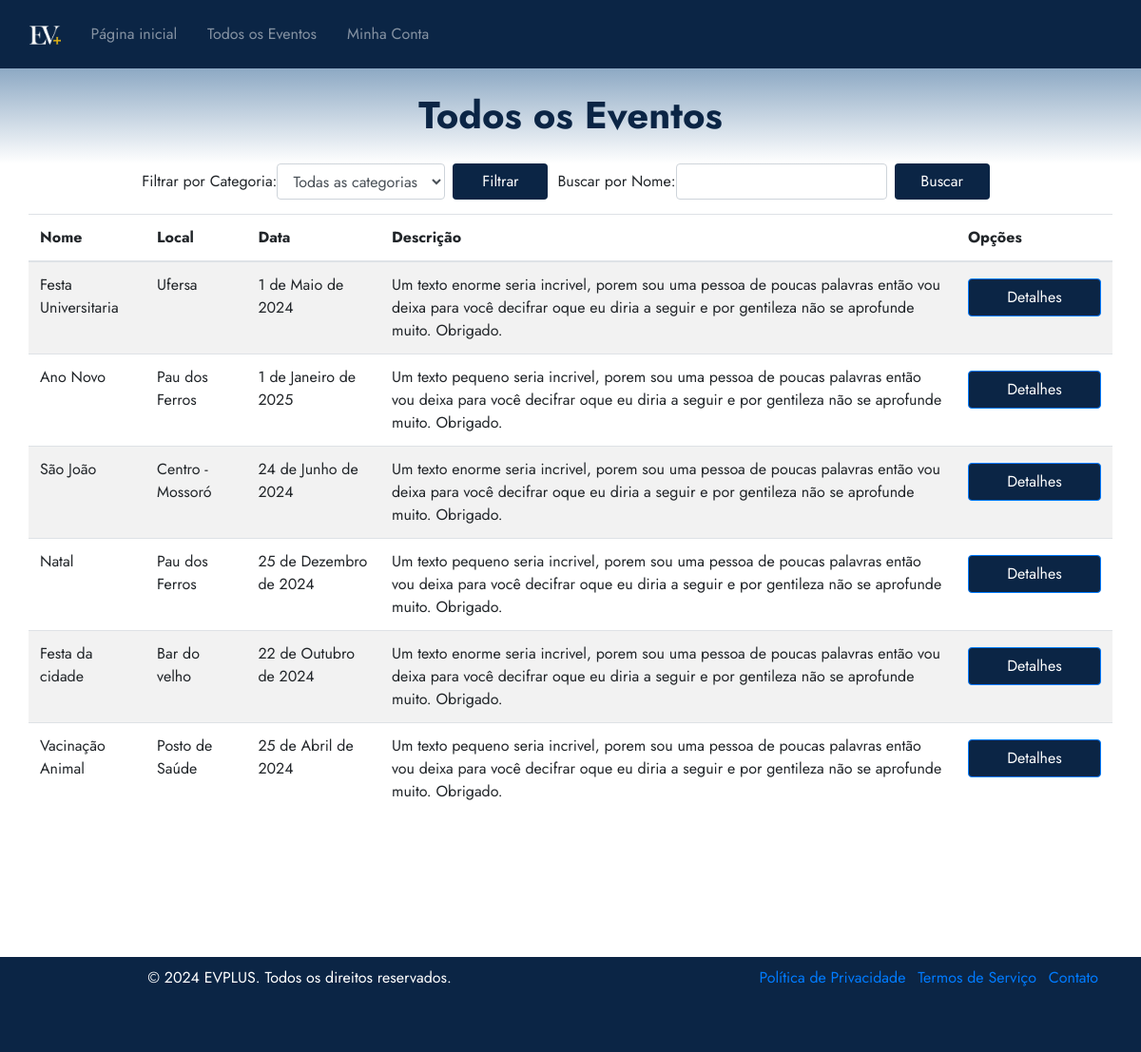
Before: /eventos/todos-eventos/ with the older database file.
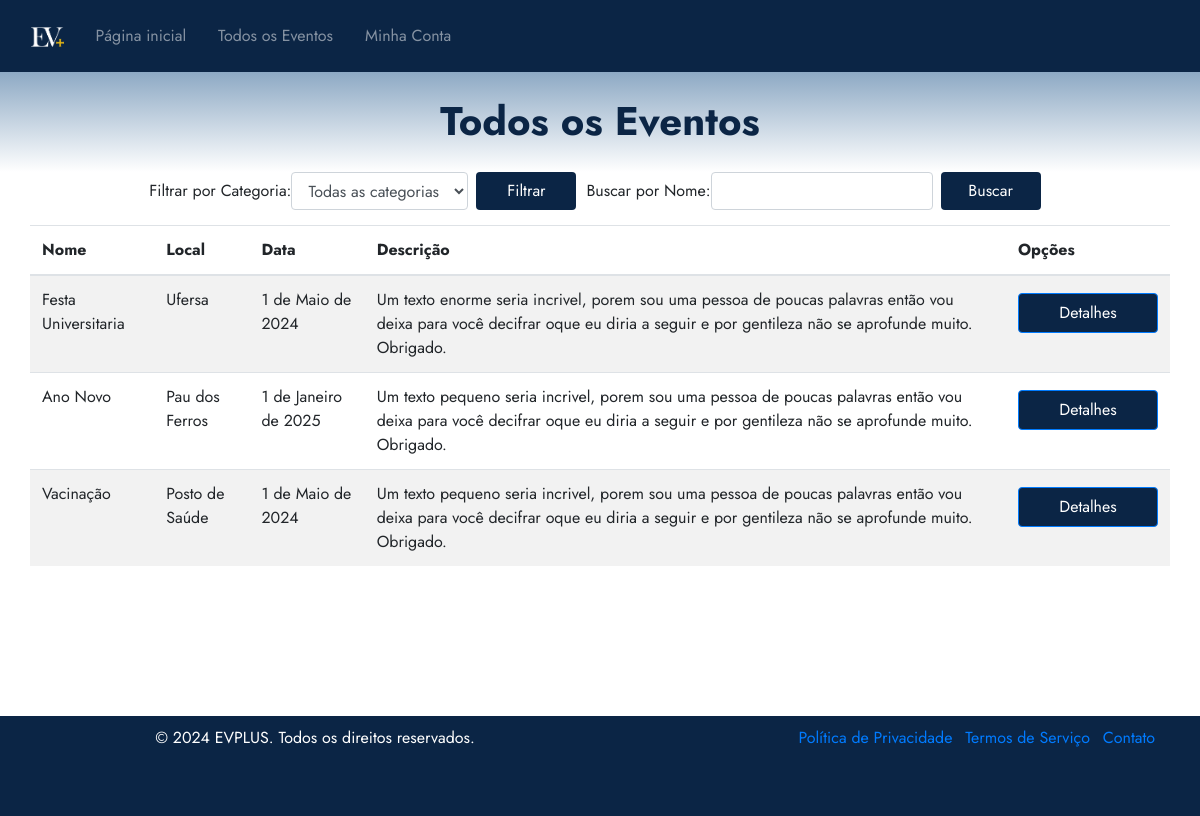
After: the same page with the newer database file.
### eventos/models.py (models this page shows, shortened)
class Evento(models.Model):
    user = models.ForeignKey(User, on_delete=models.CASCADE)
    clients = models.ManyToManyField(User, through='Inscricao', related_name='eventos')
    name = models.CharField(max_length=100)
    description = models.TextField()
    local = models.CharField(max_length=100)
    date = models.DateField()
    time = models.TimeField()
    category = models.CharField(max_length=100)
    banner = models.ImageField(null=True, blank=True, upload_to='banners/')
    limite_inscricoes = models.PositiveIntegerField(null=True, blank=True, verbose_name="Limite de Inscrições")
    finalizado = models.BooleanField(default=False)
    certificados = models.ManyToManyField(User, through='Certificado', related_name='eventos_certificados')
    avaliacoes = models.ManyToManyField(User, through='Avaliacao', related_name='eventos_avaliados')

### eventos/views.py (the view)
# urls.py: path('todos-eventos/', views.listarTodosEventos, name='todos_eventos'),
def listarTodosEventos(request):
    categoria = request.GET.get('categoria')
    nome = request.GET.get('nome')
    eventosDisponiveis = Evento.objects.filter(finalizado=False)
    if categoria:
        eventosDisponiveis = eventosDisponiveis.filter(category=categoria)
    if nome:
        eventosDisponiveis = eventosDisponiveis.filter(name__icontains=nome)
    return render(request, 'todosEventos.html', {'eventos': eventosDisponiveis})

### eventos/templates/todosEventos.html (shortened to what this page needs)
{% extends 'base.html' %}
{% load static %}
{% block 'head' %}
    <link rel="stylesheet" href="{% static 'eventos/css/todosEventos.css' %}">
{% endblock %}
{% block 'dashboard' %}
    <div class="container">
        <div class="row">
            <div class="col-md-12">
                <form method="GET" action="{% url 'eventos:todos_eventos' %}" class="form-inline">
                    <div class="form-group mr-2">
                        <label for="categoria">Filtrar por Categoria:</label>
                        <select class="form-control" id="categoria" name="categoria">
                            <option value="">Todas as categorias</option>
                        </select>
                    </div>
                    <button type="submit" class="btn btn-filter">Filtrar</button>
                    <div class="form-group">
                        <label for="nome">Buscar por Nome:</label>
                        <input type="text" class="form-control mr-2" id="nome" name="nome">
                    </div>
                    <button type="submit" class="btn btn-filter">Buscar</button>
                </form>
            </div>
        <div class="row">
            <div class="col-md-12">
                <div class="panel panel-default">
                    <div class="panel-body">
                        <div class="table-responsive">
                            <table class="table table-striped" style="margin-bottom: 130px;">
                                <thead>
                                    <tr>
                                        <th>Nome</th>
                                        <th>Local</th>
                                        <th>Data</th>
                                        <th>Descrição</th>
                                        <th>Opções</th>
                                    </tr>
                                </thead>
                                <tbody>
                                    {% for evento in eventos %}
                                        <tr>
                                            <td>{{ evento.name }}</td>
                                            <td>{{ evento.local }}</td>
                                            <td>{{ evento.date }}</td>
                                            <td>{{ evento.description }}</td>
                                            <td>
                                                <a href="{% url 'eventos:detalhes_evento' evento.id %}" class="btn btn-primary">Detalhes</a>
                                            </td>
                                        </tr>
                                    {% endfor %}
                                </tbody>
                            </table>
                        </div>
                    </div>
                </div>
            </div>
        </div>
    </div>
{% endblock %}

### templates/base.html (shortened to what this page needs)
{% load static %}
<!doctype html>
<html lang="pt-BR">
<head>
  <link rel="stylesheet" href="https://cdn.jsdelivr.net/npm/bootstrap@4.6.1/dist/css/bootstrap.min.css">
  <link rel="stylesheet" href="{% static 'general/css/base.css' %}">
  <link rel="stylesheet" href="{% static 'general/css/general.css' %}">
  <link href='https://unpkg.com/boxicons@2.0.7/css/boxicons.min.css' rel='stylesheet'>
  {% block 'head' %}{% endblock %}
</head>
<body>
  {% if not exibir_sidebar %}
  <nav class="navbar navbar-expand-lg navbar-dark p-3">
    <div class="container-fluid">
      <a class="navbar-brand" href="{% url 'home' %}">
        <img src="{% static 'images/LOGO.png' %}" alt="Logo" class="logo">
      </a>
      <div class="collapse navbar-collapse" id="navbarSupportedContent">
        <ul class="navbar-nav ms-auto">
          <li class="nav-item">
            <a class="nav-link mx-2" href="{% url 'home' %}">Página inicial</a>
          </li>
          <li class="nav-item">
            <a class="nav-link mx-2" href="{% url 'eventos:todos_eventos' %}">Todos os Eventos</a>
          </li>
          <li class="nav-item">
            <a class="nav-link mx-2" href="{% url 'conta' %}">Minha Conta</a>
          </li>
        </ul>
      </div>
    </div>
  </nav>
  {% endif %}
  <section class="home-section">
    <div class="page-topo" id="page-topo">
      <h1 class="main-title" id="page-topo-title"></h1>
    </div>
    {% block 'dashboard' %}
    {% endblock %}
  </section>
  <footer class="footer">
    <div class="container">
        <div class="row">
            <div class="col-md-6">
                <p>&copy; 2024 EVPLUS. Todos os direitos reservados.</p>
            </div>
            <div class="col-md-6 text-md-right">
                <ul class="list-inline">
                    <li class="list-inline-item"><a href="#">Política de Privacidade</a></li>
                    <li class="list-inline-item"><a href="#">Termos de Serviço</a></li>
                    <li class="list-inline-item"><a href="#">Contato</a></li>
                </ul>
            </div>
        </div>
    </div>
  </footer>
</body>
</html>

### templates/static/general/css/base.css (style rules this page uses)
* { margin: 0; padding: 0; box-sizing: border-box; font-family: "Jost" , sans-serif; }
.main-title { position: relative; color: var(--dark-color); font-size: 40px; top: 25px; font-weight: bold; text-align: center; z-index: 3; }
.page-topo { position: relative; margin-left: 0px; width: 100%; height: 100px; background-image: linear-gradient(to bottom, var(--main-color), white); z-index: 2; }
.logo { max-height: 20px; transition: max-height 0.5s ease; }
.footer { position: relative; bottom: 0; width: 100%; height: 100px; background-color: var(--dark-color); color: white; text-align: center; padding-top: 10px; margin-top: 20px; }

### templates/static/general/css/general.css (style rules this page uses)
:root { --main-color: #8da9c4; --dark-color: #0b2545; --light-color: #eef4ed; --contrast-color: #467afd; --differential-color: #134074; }

### templates/static/eventos/css/todosEventos.css (style rules this page uses)
.btn-primary { height: 40px; width: 140px; background-color: var(--dark-color); padding: 7px; margin-top: 5px; margin-bottom: 15px; }
.btn-filter { height: 38px; width: 100px; background-color: var(--dark-color); padding: 5px; color: white; margin-right: 10px; }
.form-inline { margint-top: 20px; margin-bottom: 15px; display: flex; justify-content: center; }

### templates/base.html (style rules this page uses)
.navbar { --dark-color: #0b2545; background-color: var(--dark-color); }

Changed rows visible on the page:
removed Evento: name "São João", local "Centro - Mossoró", date "24 de Junho de 2024", description "Um texto enorme seria incrivel, porem sou uma pessoa de poucas palavras então vou deixa para você decifrar oque eu diria a seguir e por gentileza não se aprofunde muito. Obrigado."
removed Evento: name "Natal", local "Pau dos Ferros", date "25 de Dezembro de 2024", description "Um texto pequeno seria incrivel, porem sou uma pessoa de poucas palavras então vou deixa para você decifrar oque eu diria a seguir e por gentileza não se aprofunde muito. Obrigado."
removed Evento: name "Festa da cidade", local "Bar do velho", date "22 de Outubro de 2024", description "Um texto enorme seria incrivel, porem sou uma pessoa de poucas palavras então vou deixa para você decifrar oque eu diria a seguir e por gentileza não se aprofunde muito. Obrigado."
removed Evento: name "Vacinação Animal", local "Posto de Saúde", date "25 de Abril de 2024", description "Um texto pequeno seria incrivel, porem sou uma pessoa de poucas palavras então vou deixa para você decifrar oque eu diria a seguir e por gentileza não se aprofunde muito. Obrigado."
added Evento: name "Vacinação", local "Posto de Saúde", date "1 de Maio de 2024", description "Um texto pequeno seria incrivel, porem sou uma pessoa de poucas palavras então vou deixa para você decifrar oque eu diria a seguir e por gentileza não se aprofunde muito. Obrigado."
